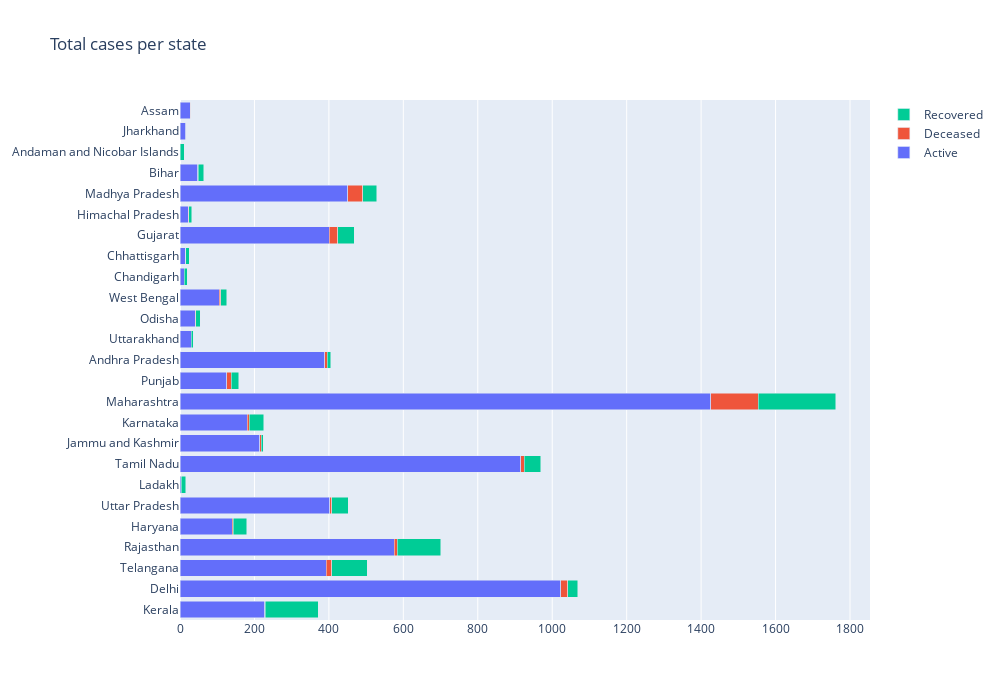

Notebook cell for this chart:
### Code cell
import plotly.graph_objects as go
states=data_cases_per_state.index
fig = go.Figure(data=[
    go.Bar(name='Active', y=states,x=data_cases_per_state['Active'] ,orientation='h'),
    go.Bar(name='Deceased', y=states, x=data_cases_per_state['Deceased'] ,orientation='h'),
    go.Bar(name='Recovered', y=states,x=data_cases_per_state['Recovered'] ,orientation='h'),
])
# Change the bar mode
fig.update_layout(title="Total cases per state",width=1000,height=700,barmode='stack')
fig.show()

### Figure 1 — Plotly figure (JSON) as saved in the notebook; plotly's stock layout.template omitted (floating-point values rounded to 4 significant figures)
{"data": [{"name": "Active", "orientation": "h", "type": "bar", "x": [227, 1023, 393, 575, 141, 402, 4, 915, 214, 180, 1426, 126, 389, 30, 41, 105, 12, 16, 401, 22, 451, 48, 1, 16, 28], "y": ["Kerala", "Delhi", "Telangana", "Rajasthan", "Haryana", "Uttar Pradesh", "Ladakh", "Tamil Nadu", "Jammu and Kashmir", "Karnataka", "Maharashtra", "Punjab", "Andhra Pradesh", "Uttarakhand", "Odisha", "West Bengal", "Chandigarh", "Chhattisgarh", "Gujarat", "Himachal Pradesh", "Madhya Pradesh", "Bihar", "Andaman and Nicobar Islands", "Jharkhand", "Assam"]}, {"name": "Deceased", "orientation": "h", "type": "bar", "x": [2, 19, 14, 9, 2, 5, 0, 10, 4, 6, 127, 12, 6, 0, 1, 5, 0, 0, 23, 2, 40, 1, 0, 1, 1], "y": ["Kerala", "Delhi", "Telangana", "Rajasthan", "Haryana", "Uttar Pradesh", "Ladakh", "Tamil Nadu", "Jammu and Kashmir", "Karnataka", "Maharashtra", "Punjab", "Andhra Pradesh", "Uttarakhand", "Odisha", "West Bengal", "Chandigarh", "Chhattisgarh", "Gujarat", "Himachal Pradesh", "Madhya Pradesh", "Bihar", "Andaman and Nicobar Islands", "Jharkhand", "Assam"]}, {"name": "Recovered", "orientation": "h", "type": "bar", "x": [143, 27, 96, 116, 36, 45, 11, 44, 6, 39, 208, 20, 10, 5, 12, 16, 7, 9, 44, 8, 38, 15, 10, 0, 0], "y": ["Kerala", "Delhi", "Telangana", "Rajasthan", "Haryana", "Uttar Pradesh", "Ladakh", "Tamil Nadu", "Jammu and Kashmir", "Karnataka", "Maharashtra", "Punjab", "Andhra Pradesh", "Uttarakhand", "Odisha", "West Bengal", "Chandigarh", "Chhattisgarh", "Gujarat", "Himachal Pradesh", "Madhya Pradesh", "Bihar", "Andaman and Nicobar Islands", "Jharkhand", "Assam"]}], "layout": {"barmode": "stack", "height": 700, "title": {"text": "Total cases per state"}, "width": 1000}}
